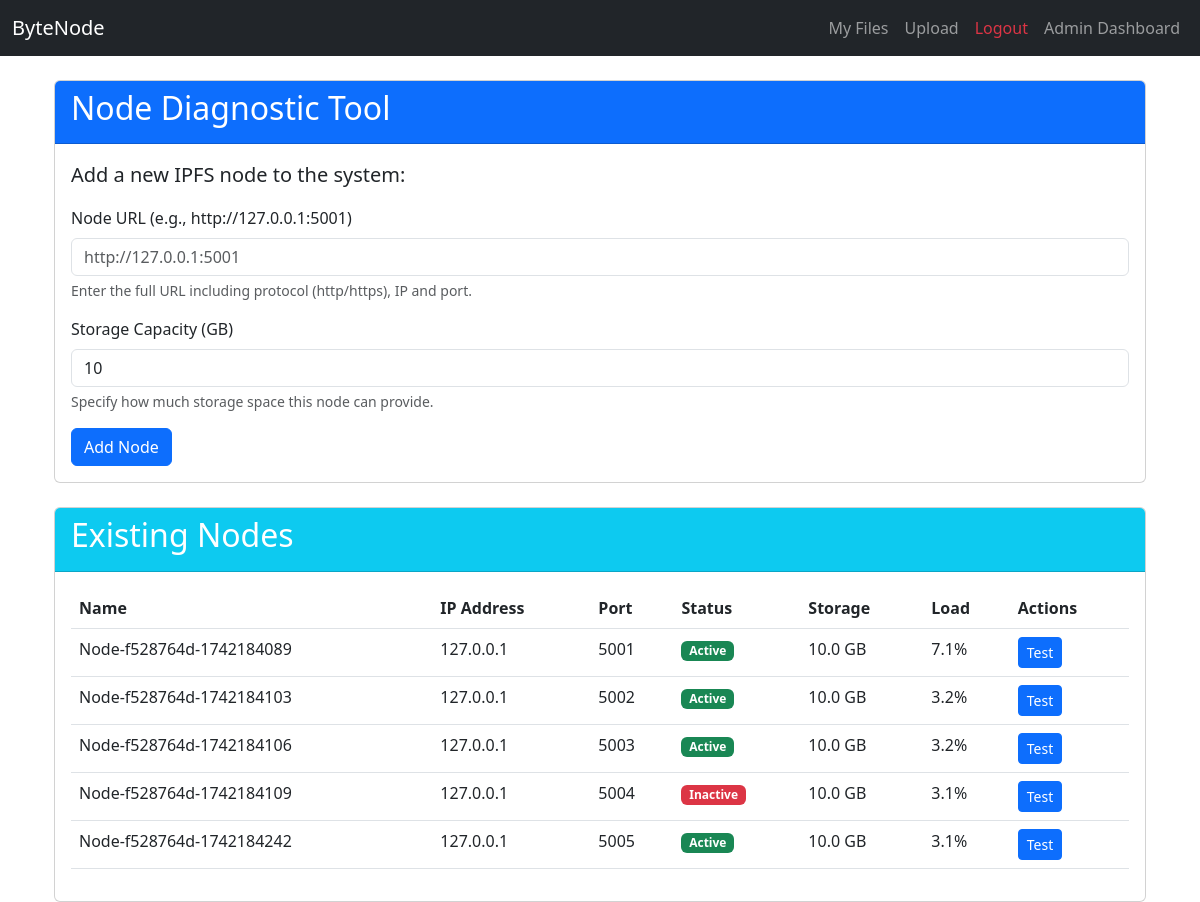
Screenshot of /node-diagnostic/ (signed in) with the database file from the repository.
### storage/models.py (models this page shows, shortened)
class Node(models.Model):
    name = models.CharField(max_length=100, unique=True)
    ipfs_id = models.CharField(max_length=100, unique=True)
    ip = models.CharField(max_length=100)
    port = models.IntegerField(default=5001)
    api_url = models.CharField(max_length=200, null=True, blank=True)
    is_active = models.BooleanField(default=True)
    load = models.FloatField(default=0.0)
    capacity_gb = models.FloatField(default=10.0)  # Default capacity in GB
    last_seen = models.DateTimeField(auto_now=True)
    consecutive_failures = models.IntegerField(default=0)
    objects = NodeManager()
    all_objects = models.Manager()

### storage/views/admin_views.py (the view, shortened to what this page needs)
# urls.py: path("node-diagnostic/", node_diagnostic, name="node_diagnostic"),
@login_required
@user_passes_test(is_admin, login_url='/files/')
def node_diagnostic(request):
    nodes = Node.objects.all().order_by('name')
    diagnostic_result = None
    active_nodes = Node.objects.filter(is_active=True).order_by('name')
    return render(request, 'storage/node_diagnostic.html', {
        'nodes': nodes,
        'active_nodes': active_nodes,
        'diagnostic_result': diagnostic_result
    })

### storage/models.py (called while the page is built)
    def get_queryset(self):
        return super().get_queryset().exclude(ip__in=BLACKLISTED_IPS)

### storage/views/base_views.py (called while the page is built)
def is_admin(user):
    return user.is_authenticated and (user.is_superuser or user.is_staff)

### storage/templates/storage/node_diagnostic.html (shortened to what this page needs)
{% extends 'storage/base.html' %}
{% block content %}
<div class="container mt-4">
    <div class="row">
        <div class="col-md-12">
            <div class="card mb-4">
                <div class="card-header bg-primary text-white">
                    <h2>Node Diagnostic Tool</h2>
                </div>
                <div class="card-body">
                    <p class="lead">Add a new IPFS node to the system:</p>
                    <form method="post" id="nodeForm">
                        <div class="mb-3">
                            <label for="node_url" class="form-label">Node URL (e.g., http://127.0.0.1:5001)</label>
                            <input type="text" class="form-control" id="node_url" name="node_url"
                                   placeholder="http://127.0.0.1:5001" required>
                            <div class="form-text">Enter the full URL including protocol (http/https), IP and port.</div>
                        </div>
                        <div class="mb-3">
                            <label for="capacity_gb" class="form-label">Storage Capacity (GB)</label>
                            <input type="number" class="form-control" id="capacity_gb" name="capacity_gb"
                                   value="10" min="1" step="0.1" required>
                            <div class="form-text">Specify how much storage space this node can provide.</div>
                        </div>
                        <button type="submit" class="btn btn-primary">
                             Add Node
                        </button>
                    </form>
                </div>
            </div>
            <div class="card">
                <div class="card-header bg-info text-white">
                    <h2>Existing Nodes</h2>
                </div>
                <div class="card-body">
                    {% if nodes %}
                        <div class="table-responsive">
                            <table class="table table-hover">
                                <thead>
                                    <tr>
                                        <th>Name</th>
                                        <th>IP Address</th>
                                        <th>Port</th>
                                        <th>Status</th>
                                        <th>Storage</th>
                                        <th>Load</th>
                                        <th>Actions</th>
                                    </tr>
                                </thead>
                                <tbody>
                                    {% for node in nodes %}
                                    <tr>
                                        <td>{{ node.name }}</td>
                                        <td>{{ node.ip }}</td>
                                        <td>{{ node.port }}</td>
                                        <td>
                                            {% if node.is_active %}
                                            <span class="badge bg-success">Active</span>
                                            {% else %}
                                            <span class="badge bg-danger">Inactive</span>
                                            {% endif %}
                                        </td>
                                        <td>{{ node.capacity_gb|floatformat:1 }} GB</td>
                                        <td>{{ node.load|floatformat:1 }}%</td>
                                        <td>
                                            <button class="btn btn-sm btn-primary test-node" data-node-id="{{ node.id }}">
                                                 Test
                                            </button>
                                        </td>
                                    </tr>
                                    {% endfor %}
                                </tbody>
                            </table>
                        </div>
                    {% else %}
                        <div class="alert alert-info">
                            No nodes have been added yet. Use the form above to add a node.
                        </div>
                    {% endif %}
                </div>
            </div>
        </div>
    </div>
</div>
{% endblock %}

### storage/templates/storage/base.html (shortened to what this page needs)
<!DOCTYPE html>
<html lang="en">
<head>
    <link href="https://cdn.jsdelivr.net/npm/bootstrap@5.3.0/dist/css/bootstrap.min.css" rel="stylesheet">
</head>
<body>
    <nav class="navbar navbar-expand-lg navbar-dark bg-dark">
        <div class="container-fluid">
            <a class="navbar-brand" href="{% url 'index' %}">ByteNode</a>
            <div class="collapse navbar-collapse" id="navbarNav">
                <ul class="navbar-nav ms-auto">
                    {% if user.is_authenticated %}
                        <li class="nav-item"><a class="nav-link" href="{% url 'file_list' %}">My Files</a></li>
                        <li class="nav-item"><a class="nav-link" href="{% url 'upload_file' %}">Upload</a></li>
                        <li class="nav-item"><a class="nav-link text-danger" href="{% url 'logout' %}">Logout</a></li>
                    {% else %}
                        <li class="nav-item"><a class="nav-link" href="{% url 'login' %}">Login</a></li>
                        <li class="nav-item"><a class="nav-link" href="{% url 'register' %}">Register</a></li>
                    {% endif %}
                    {% if user.is_authenticated and user.is_staff %}
                        <li class="nav-item">
                            <a class="nav-link {% if request.path == '/admin-dashboard/' %}active{% endif %}" href="{% url 'admin_dashboard' %}">Admin Dashboard</a>
                        </li>
                    {% endif %}
                </ul>
            </div>
        </div>
    </nav>
    <div class="container mt-4">
        {% block content %}
        {% endblock %}
    </div>
</body>
</html>

### rows the page displays
Node: name "Node-f528764d-1742184089", ip "127.0.0.1", port "5001", is_active "Active", capacity_gb "10.0", load "7.1"
Node: name "Node-f528764d-1742184103", ip "127.0.0.1", port "5002", is_active "Active", capacity_gb "10.0", load "3.2"
Node: name "Node-f528764d-1742184106", ip "127.0.0.1", port "5003", is_active "Active", capacity_gb "10.0", load "3.2"
Node: name "Node-f528764d-1742184109", ip "127.0.0.1", port "5004", is_active "Inactive", capacity_gb "10.0", load "3.1"
Node: name "Node-f528764d-1742184242", ip "127.0.0.1", port "5005", is_active "Active", capacity_gb "10.0", load "3.1"
